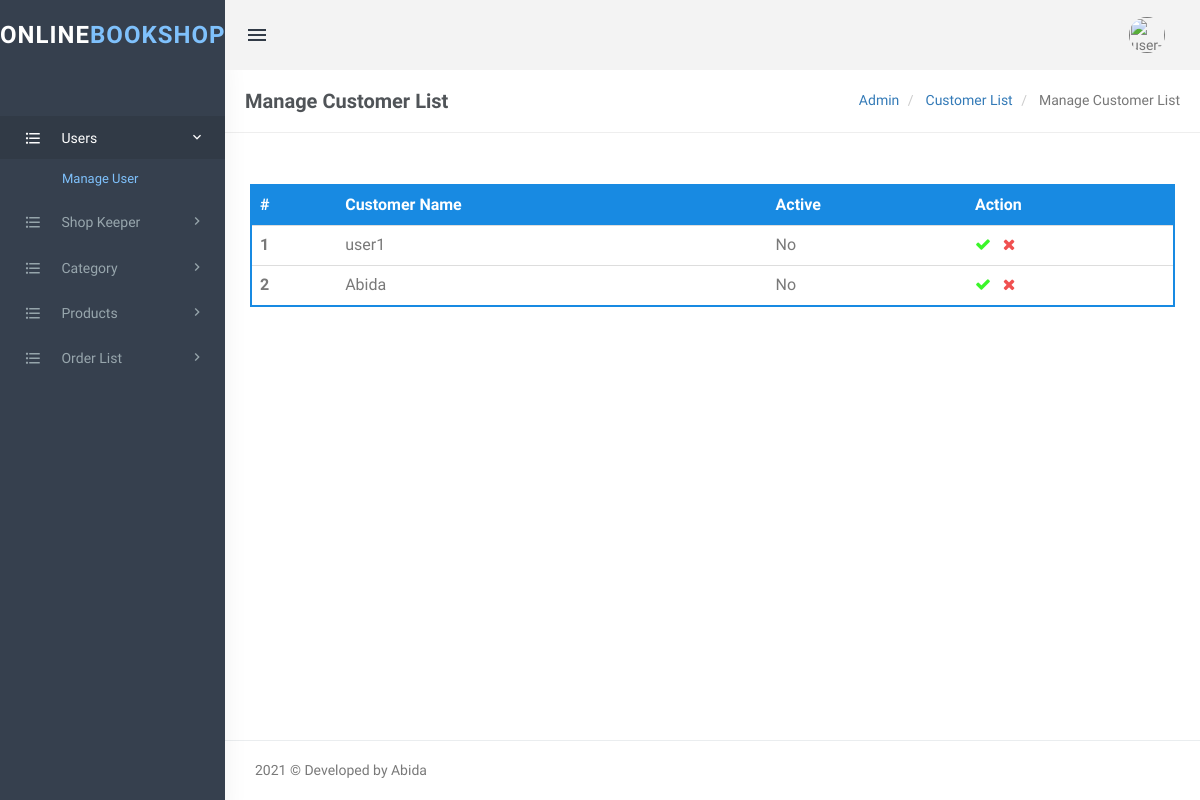
Screenshot of /View/admin/manage-Customer.php (signed in) with the database file from the repository.
### tables this page shows
CREATE TABLE `users` (
  `user_id` int(11) NOT NULL,
  `name` varchar(255) NOT NULL,
  `password` varchar(50) NOT NULL,
  `email` varchar(50) NOT NULL,
  `phone` varchar(15) NOT NULL,
  `added_on` timestamp NOT NULL DEFAULT current_timestamp(),
  `usertype` int(11) NOT NULL DEFAULT 0,
  `address` varchar(255) NOT NULL,
  `username` varchar(255) NOT NULL,
  `Is_Active` int(1) NOT NULL
);

### View/admin/manage-Customer.php (the view, shortened to what this page needs)
<?php
try{
    $conn=new PDO("mysql:host=localhost;dbname=bookdb;",'root','');
    $conn->setAttribute(PDO::ATTR_ERRMODE, PDO::ERRMODE_EXCEPTION);
}
catch(PDOException $e){
    echo "<script>window.alert('Database connection error');</script>";
}
if ((!isset($_SESSION['username'])) || isset($_GET['logout'])) {
    session_destroy();
    unset($_SESSION['username']);
    header("location: ../../login.php");
} else {
?>
    <!DOCTYPE html>
    <html lang="en">
    <head>
        <link href="assets/css/bootstrap.min.css" rel="stylesheet" type="text/css" />
        <link href="assets/css/core.css" rel="stylesheet" type="text/css" />
        <link href="assets/css/components.css" rel="stylesheet" type="text/css" />
        <link href="assets/css/icons.css" rel="stylesheet" type="text/css" />
        <link href="assets/css/pages.css" rel="stylesheet" type="text/css" />
        <link href="assets/css/menu.css" rel="stylesheet" type="text/css" />
        <link href="assets/css/responsive.css" rel="stylesheet" type="text/css" />
        <link rel="stylesheet" href="https://cdnjs.cloudflare.com/ajax/libs/switchery/0.8.2/switchery.css">
    </head>
    <body class="fixed-left">
        <div id="wrapper">
            <?php include('includes/topheader.php'); ?>
            <?php include('includes/leftsidebar.php'); ?>
            <div class="content-page">
                <div class="content">
                    <div class="container">
                        <div class="row">
                            <div class="col-xs-12">
                                <div class="page-title-box">
                                    <h4 class="page-title">Manage Customer List</h4>
                                    <ol class="breadcrumb p-0 m-0">
                                        <li>
                                            <a href="#">Admin</a>
                                        </li>
                                        <li>
                                            <a href="#">Customer List </a>
                                        </li>
                                        <li class="active">
                                            Manage Customer List
                                        </li>
                                    </ol>
                                    <div class="clearfix"></div>
                                </div>
                            </div>
                        </div>
                        <div class="row">
                            <div class="col-sm-6">
                            </div>
                            <div class="row">
                                <div class="col-md-12">
                                    <div class="demo-box m-t-20">
                                        <div class="table-responsive">
                                            <table class="table m-0 table-colored-bordered table-bordered-primary">
                                                <thead>
                                                    <tr>
                                                        <th>#</th>
                                                        <th>Customer Name</th>
                                                        <th>Active</th>
                                                        <th>Action</th>
                                                    </tr>
                                                </thead>
                                                <tbody>
                                                    <?php
                                                    try{
                                                        $sql= "Select * from users where usertype != 1";
                                                        $cnt = 1;
                                                        $adminobject=$conn->query($sql);
                                                        $adminTab= $adminobject->fetchAll();
                                                        foreach($adminTab as $key){
                                                                    ?>
                                                                    <tr>
                                                                        <th scope="row"><?php echo htmlentities($cnt); ?></th>
                                                                        <td><?php echo $key[8]; ?></td>
                                                                        <td id="updateApprvVal<?php echo $key[9]; ?>">
                                                                        <?php
                                                                        if($key[9] == 0){
                                                                            echo 'No';
                                                                        }else {
                                                                            echo 'Yes';
                                                                        }
                                                                         ?></td>
                                                                        <td>
                                                                            <a style="cursor: pointer;" onclick="statusUpdate(1,<?php echo $key[0]; ?>)"><i class="fa fa-check" style="color: #3AF629;"></i></a>
                                                                            <a style="cursor: pointer;" onclick="statusUpdate(0,<?php echo $key[0]; ?>)"><i class="fa fa-times" style="color: #f05050"></i></a>
                                                                        </td>
                                                                    </tr>
                                                                    <?php
                                                        $cnt++;
                                                        }
                                                    }catch(PDOException $err){
                                                        echo $err;
                                                    }
                                                    ?>
                                                </tbody>
                                            </table>
                                        </div>
                                    </div>
                                </div>
                            </div>
                        </div>
                    </div>
                    <?php include('includes/footer.php'); ?>
                </div>
            </div>
    </body>
    </html>
<?php } ?>

### View/admin/assets/CSS/core.css (style rules this page uses)
body { font-family: 'Varela Round', sans-serif; margin: 0; padding-bottom: 60px; overflow-x: hidden; color: #797979; }
html { position: relative; min-height: 100%; }
.h1, .h2, .h3, .h4, .h5, .h6, h1, h2, h3, h4, h5, h6 { color: #505458; font-family: 'Hind Madurai', sans-serif; margin: 10px 0; }
* { outline: none !important; }
.container { width: auto; }
#wrapper { height: 100%; overflow: hidden; width: 100%; }
.p-0 { padding: 0 !important; }
.m-0 { margin: 0 !important; }
.m-t-20 { margin-top: 20px !important; }
.row { margin-right: -10px; margin-left: -10px; }
.col-lg-1, .col-lg-10, .col-lg-11, .col-lg-12, .col-lg-2, .col-lg-3, .col-lg-4, .col-lg-5, .col-lg-6, .col-lg-7, .col-lg-8, .col-lg-9, .col-md-1, .col-md-10, .col-md-11, .col-md-12, .col-md-2, .col-md-3, .col-md-4, .col-md-5, .col-md-6, .col-md-7, .col-md-8, .col-md-9, .col-sm-1, .col-sm-10, .col-sm-11, .col-sm-12, .col-sm-2, .col-sm-3, .col-sm-4, .col-sm-5, .col-sm-6, .col-sm-7, .col-sm-8, .col-sm-9, .col-xs-1, .col-xs-10, .col-xs-11, .col-xs-12, .col-xs-2, .col-xs-3, .col-xs-4, .col-xs-5, .col-xs-6, .col-xs-7, .col-xs-8, .col-xs-9 { padding-left: 10px; padding-right: 10px; }
.breadcrumb { background-color: transparent; margin-bottom: 15px; padding-top: 10px; padding-left: 0; }
.demo-box { padding: 10px 15px; }

### View/admin/assets/CSS/menu.css (style rules this page uses)
.content-page { margin-left: 225px; overflow: hidden; }
.content-page .content { padding: 0 5px 10px 5px; margin-top: 70px; }
.page-title { font-size: 20px; margin-bottom: 0; margin-top: 0; font-weight: 600; }
.page-title-box { padding: 20px; border-bottom: 1px solid #eee; margin: 0 -20px 20px -20px; }
.page-title-box .page-title { margin-bottom: 0; float: left; }
.page-title-box .breadcrumb { float: right; background-color: transparent !important; }

### rows the page displays
users: username "user1", Is_Active "No"
users: username "Abida", Is_Active "No"
